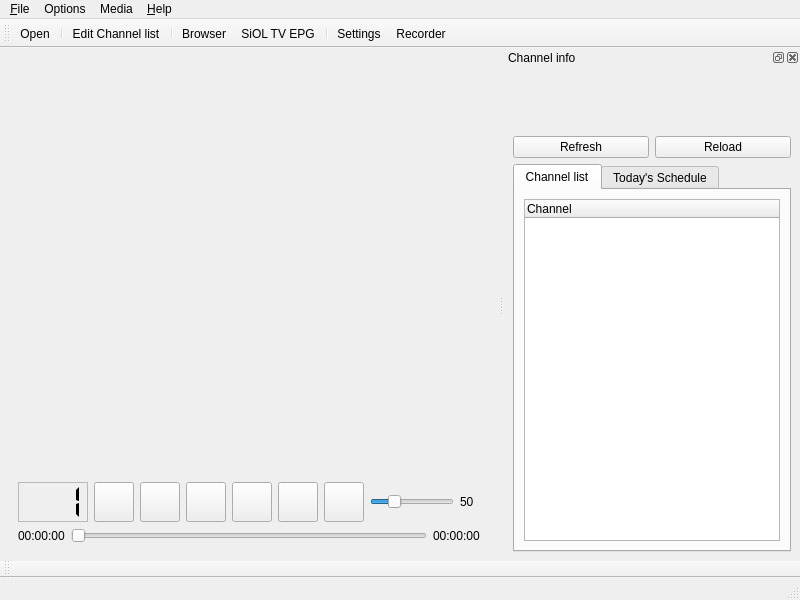
<ui version="4.0" >
 <class>Tano</class>
 <widget class="QMainWindow" name="Tano" >
  <property name="geometry" >
   <rect>
    <x>0</x>
    <y>0</y>
    <width>800</width>
    <height>600</height>
   </rect>
  </property>
  <property name="windowTitle" >
   <string>Tano Player</string>
  </property>
  <property name="windowIcon" >
   <iconset resource="images.qrc" >
    <normaloff>:/icons/images/tano.png</normaloff>:/icons/images/tano.png</iconset>
  </property>
  <widget class="QWidget" name="centralwidget" >
   <layout class="QVBoxLayout" name="centralLayout" >
    <item>
     <widget class="Video" native="1" name="videoWidget" />
    </item>
    <item>
     <widget class="QWidget" native="1" name="controlsWidget" >
      <property name="sizePolicy" >
       <sizepolicy vsizetype="Maximum" hsizetype="Preferred" >
        <horstretch>0</horstretch>
        <verstretch>0</verstretch>
       </sizepolicy>
      </property>
      <layout class="QVBoxLayout" name="verticalLayout" >
       <item>
        <layout class="QHBoxLayout" name="layoutButtons" >
         <item>
          <widget class="QLCDNumber" name="channelNumber" >
           <property name="minimumSize" >
            <size>
             <width>70</width>
             <height>40</height>
            </size>
           </property>
           <property name="maximumSize" >
            <size>
             <width>70</width>
             <height>40</height>
            </size>
           </property>
           <property name="frameShape" >
            <enum>QFrame::StyledPanel</enum>
           </property>
           <property name="numDigits" >
            <number>3</number>
           </property>
           <property name="segmentStyle" >
            <enum>QLCDNumber::Flat</enum>
           </property>
           <property name="value" stdset="0" >
            <double>1.000000000000000</double>
           </property>
          </widget>
         </item>
         <item>
          <widget class="QPushButton" name="buttonPlay" >
           <property name="minimumSize" >
            <size>
             <width>40</width>
             <height>40</height>
            </size>
           </property>
           <property name="maximumSize" >
            <size>
             <width>40</width>
             <height>40</height>
            </size>
           </property>
           <property name="toolTip" >
            <string>Play</string>
           </property>
           <property name="statusTip" >
            <string>Play</string>
           </property>
           <property name="icon" >
            <iconset resource="images.qrc" >
             <normaloff>:/icons/images/player_play.png</normaloff>:/icons/images/player_play.png</iconset>
           </property>
           <property name="iconSize" >
            <size>
             <width>32</width>
             <height>32</height>
            </size>
           </property>
          </widget>
         </item>
         <item>
          <widget class="QPushButton" name="buttonStop" >
           <property name="minimumSize" >
            <size>
             <width>40</width>
             <height>40</height>
            </size>
           </property>
           <property name="maximumSize" >
            <size>
             <width>40</width>
             <height>40</height>
            </size>
           </property>
           <property name="toolTip" >
            <string>Stop</string>
           </property>
           <property name="statusTip" >
            <string>Stop</string>
           </property>
           <property name="icon" >
            <iconset resource="images.qrc" >
             <normaloff>:/icons/images/player_stop.png</normaloff>:/icons/images/player_stop.png</iconset>
           </property>
           <property name="iconSize" >
            <size>
             <width>32</width>
             <height>32</height>
            </size>
           </property>
          </widget>
         </item>
         <item>
          <widget class="QPushButton" name="buttonBack" >
           <property name="minimumSize" >
            <size>
             <width>40</width>
             <height>40</height>
            </size>
           </property>
           <property name="maximumSize" >
            <size>
             <width>40</width>
             <height>40</height>
            </size>
           </property>
           <property name="toolTip" >
            <string>Back</string>
           </property>
           <property name="statusTip" >
            <string>Back</string>
           </property>
           <property name="icon" >
            <iconset resource="images.qrc" >
             <normaloff>:/icons/images/player_rew.png</normaloff>:/icons/images/player_rew.png</iconset>
           </property>
           <property name="iconSize" >
            <size>
             <width>32</width>
             <height>32</height>
            </size>
           </property>
          </widget>
         </item>
         <item>
          <widget class="QPushButton" name="buttonNext" >
           <property name="minimumSize" >
            <size>
             <width>40</width>
             <height>40</height>
            </size>
           </property>
           <property name="maximumSize" >
            <size>
             <width>40</width>
             <height>40</height>
            </size>
           </property>
           <property name="toolTip" >
            <string>Next</string>
           </property>
           <property name="statusTip" >
            <string>Next</string>
           </property>
           <property name="icon" >
            <iconset resource="images.qrc" >
             <normaloff>:/icons/images/player_fwd.png</normaloff>:/icons/images/player_fwd.png</iconset>
           </property>
           <property name="iconSize" >
            <size>
             <width>32</width>
             <height>32</height>
            </size>
           </property>
          </widget>
         </item>
         <item>
          <widget class="QPushButton" name="buttonRecord" >
           <property name="minimumSize" >
            <size>
             <width>40</width>
             <height>40</height>
            </size>
           </property>
           <property name="maximumSize" >
            <size>
             <width>40</width>
             <height>40</height>
            </size>
           </property>
           <property name="toolTip" >
            <string>Record Now</string>
           </property>
           <property name="statusTip" >
            <string>Record Now</string>
           </property>
           <property name="icon" >
            <iconset resource="images.qrc" >
             <normaloff>:/icons/images/record.png</normaloff>:/icons/images/record.png</iconset>
           </property>
           <property name="iconSize" >
            <size>
             <width>22</width>
             <height>22</height>
            </size>
           </property>
          </widget>
         </item>
         <item>
          <widget class="QPushButton" name="buttonMute" >
           <property name="maximumSize" >
            <size>
             <width>40</width>
             <height>40</height>
            </size>
           </property>
           <property name="toolTip" >
            <string>Mute</string>
           </property>
           <property name="statusTip" >
            <string>Mute</string>
           </property>
           <property name="icon" >
            <iconset resource="images.qrc" >
             <normaloff>:/icons/images/player_mute.png</normaloff>:/icons/images/player_mute.png</iconset>
           </property>
           <property name="iconSize" >
            <size>
             <width>32</width>
             <height>32</height>
            </size>
           </property>
           <property name="checkable" >
            <bool>true</bool>
           </property>
          </widget>
         </item>
         <item>
          <widget class="QSlider" name="volumeSlider" >
           <property name="sizePolicy" >
            <sizepolicy vsizetype="Fixed" hsizetype="MinimumExpanding" >
             <horstretch>0</horstretch>
             <verstretch>0</verstretch>
            </sizepolicy>
           </property>
           <property name="maximum" >
            <number>200</number>
           </property>
           <property name="sliderPosition" >
            <number>50</number>
           </property>
           <property name="orientation" >
            <enum>Qt::Horizontal</enum>
           </property>
          </widget>
         </item>
         <item>
          <widget class="QLabel" name="labelVolume" >
           <property name="minimumSize" >
            <size>
             <width>20</width>
             <height>0</height>
            </size>
           </property>
           <property name="text" >
            <string>50</string>
           </property>
          </widget>
         </item>
        </layout>
       </item>
       <item>
        <layout class="QHBoxLayout" name="layoutDuration" >
         <item>
          <widget class="QLabel" name="labelDuration" >
           <property name="text" >
            <string>00:00:00</string>
           </property>
          </widget>
         </item>
         <item>
          <widget class="QSlider" name="durationSlider" >
           <property name="orientation" >
            <enum>Qt::Horizontal</enum>
           </property>
          </widget>
         </item>
         <item>
          <widget class="QLabel" name="labelLenght" >
           <property name="text" >
            <string>00:00:00</string>
           </property>
          </widget>
         </item>
        </layout>
       </item>
      </layout>
     </widget>
    </item>
   </layout>
  </widget>
  <widget class="QMenuBar" name="menubar" >
   <property name="geometry" >
    <rect>
     <x>0</x>
     <y>0</y>
     <width>800</width>
     <height>24</height>
    </rect>
   </property>
   <widget class="QMenu" name="menuFile" >
    <property name="title" >
     <string>&amp;File</string>
    </property>
    <addaction name="actionOpenFile" />
    <addaction name="actionOpenUrl" />
    <addaction name="actionOpen" />
    <addaction name="separator" />
    <addaction name="actionBrowser" />
    <addaction name="actionRecorder" />
    <addaction name="actionEpg" />
    <addaction name="separator" />
    <addaction name="actionClose" />
   </widget>
   <widget class="QMenu" name="menuAbout" >
    <property name="title" >
     <string>&amp;Help</string>
    </property>
    <addaction name="actionHelp" />
    <addaction name="actionUpdate" />
    <addaction name="actionAbout" />
   </widget>
   <widget class="QMenu" name="menuOptions" >
    <property name="title" >
     <string>Options</string>
    </property>
    <widget class="QMenu" name="menuShow" >
     <property name="title" >
      <string>Show / Hide</string>
     </property>
     <addaction name="actionToolbar" />
     <addaction name="actionChannel_info" />
    </widget>
    <addaction name="actionTop" />
    <addaction name="actionLite" />
    <addaction name="actionFullscreen" />
    <addaction name="menuShow" />
    <addaction name="separator" />
    <addaction name="actionEditPlaylist" />
    <addaction name="actionSettings" />
   </widget>
   <widget class="QMenu" name="menuMedia" >
    <property name="title" >
     <string>Media</string>
    </property>
    <widget class="QMenu" name="menuRatio" >
     <property name="title" >
      <string>Aspect ratio</string>
     </property>
     <property name="icon" >
      <iconset resource="images.qrc" >
       <normaloff>:/icons/images/video.png</normaloff>:/icons/images/video.png</iconset>
     </property>
     <addaction name="actionRatioOriginal" />
     <addaction name="actionRatio43" />
     <addaction name="actionRatio169" />
    </widget>
    <widget class="QMenu" name="menuVolume" >
     <property name="title" >
      <string>Volume</string>
     </property>
     <property name="icon" >
      <iconset resource="images.qrc" >
       <normaloff>:/icons/images/player_volume.png</normaloff>:/icons/images/player_volume.png</iconset>
     </property>
     <addaction name="actionMute" />
     <addaction name="actionVolumeUp" />
     <addaction name="actionVolumeDown" />
    </widget>
    <addaction name="actionPlay" />
    <addaction name="actionStop" />
    <addaction name="actionBack" />
    <addaction name="actionNext" />
    <addaction name="actionRecord" />
    <addaction name="menuVolume" />
    <addaction name="menuRatio" />
   </widget>
   <addaction name="menuFile" />
   <addaction name="menuOptions" />
   <addaction name="menuMedia" />
   <addaction name="menuAbout" />
  </widget>
  <widget class="QStatusBar" name="statusbar" />
  <widget class="QToolBar" name="toolBar" >
   <property name="windowTitle" >
    <string>Main Toolbar</string>
   </property>
   <property name="iconSize" >
    <size>
     <width>32</width>
     <height>32</height>
    </size>
   </property>
   <property name="toolButtonStyle" >
    <enum>Qt::ToolButtonTextUnderIcon</enum>
   </property>
   <attribute name="toolBarArea" >
    <enum>TopToolBarArea</enum>
   </attribute>
   <attribute name="toolBarBreak" >
    <bool>false</bool>
   </attribute>
   <addaction name="actionOpenToolbar" />
   <addaction name="separator" />
   <addaction name="actionEditPlaylist" />
   <addaction name="separator" />
   <addaction name="actionBrowser" />
   <addaction name="actionEpg" />
   <addaction name="separator" />
   <addaction name="actionSettings" />
   <addaction name="actionRecorder" />
  </widget>
  <widget class="QDockWidget" name="playlistWidget" >
   <property name="windowIcon" >
    <iconset resource="images.qrc" >
     <normaloff>:/icons/images/folder_video.png</normaloff>:/icons/images/folder_video.png</iconset>
   </property>
   <property name="floating" >
    <bool>false</bool>
   </property>
   <property name="features" >
    <set>QDockWidget::AllDockWidgetFeatures</set>
   </property>
   <property name="allowedAreas" >
    <set>Qt::LeftDockWidgetArea|Qt::RightDockWidgetArea</set>
   </property>
   <property name="windowTitle" >
    <string>Channel info</string>
   </property>
   <attribute name="dockWidgetArea" >
    <number>2</number>
   </attribute>
   <widget class="QWidget" name="dockWidgetContents" >
    <layout class="QVBoxLayout" name="verticalLayout_4" >
     <item>
      <widget class="QLabel" name="labelLanguage" >
       <property name="text" >
        <string/>
       </property>
      </widget>
     </item>
     <item>
      <widget class="QLabel" name="labelNow" >
       <property name="text" >
        <string/>
       </property>
      </widget>
     </item>
     <item>
      <widget class="QLabel" name="labelNext" >
       <property name="text" >
        <string/>
       </property>
      </widget>
     </item>
     <item>
      <layout class="QHBoxLayout" name="horizontalLayout" >
       <item>
        <widget class="QPushButton" name="buttonRefresh" >
         <property name="text" >
          <string>Refresh</string>
         </property>
        </widget>
       </item>
       <item>
        <widget class="QPushButton" name="buttonReload" >
         <property name="text" >
          <string>Reload</string>
         </property>
        </widget>
       </item>
      </layout>
     </item>
     <item>
      <widget class="QTabWidget" name="channelTabWidget" >
       <property name="currentIndex" >
        <number>0</number>
       </property>
       <widget class="QWidget" name="tabList" >
        <attribute name="title" >
         <string>Channel list</string>
        </attribute>
        <layout class="QVBoxLayout" name="verticalLayout_3" >
         <item>
          <widget class="QTreeWidget" name="playlistTree" >
           <property name="editTriggers" >
            <set>QAbstractItemView::NoEditTriggers</set>
           </property>
           <property name="animated" >
            <bool>true</bool>
           </property>
           <property name="columnCount" >
            <number>1</number>
           </property>
           <column>
            <property name="text" >
             <string>Channel</string>
            </property>
           </column>
          </widget>
         </item>
        </layout>
       </widget>
       <widget class="QWidget" name="tabEpg" >
        <attribute name="title" >
         <string>Today's Schedule</string>
        </attribute>
        <layout class="QVBoxLayout" name="verticalLayout_5" >
         <item>
          <widget class="EpgToday" native="1" name="epgToday" />
         </item>
        </layout>
       </widget>
      </widget>
     </item>
    </layout>
   </widget>
  </widget>
  <widget class="QToolBar" name="toolBarOsd" >
   <property name="windowTitle" >
    <string>Controls Toolbar</string>
   </property>
   <property name="allowedAreas" >
    <set>Qt::BottomToolBarArea|Qt::TopToolBarArea</set>
   </property>
   <attribute name="toolBarArea" >
    <enum>BottomToolBarArea</enum>
   </attribute>
   <attribute name="toolBarBreak" >
    <bool>false</bool>
   </attribute>
  </widget>
  <action name="actionAbout" >
   <property name="icon" >
    <iconset resource="images.qrc" >
     <normaloff>:/icons/images/tano.png</normaloff>:/icons/images/tano.png</iconset>
   </property>
   <property name="text" >
    <string>About Tano Player</string>
   </property>
  </action>
  <action name="actionClose" >
   <property name="icon" >
    <iconset resource="images.qrc" >
     <normaloff>:/icons/images/exit.png</normaloff>:/icons/images/exit.png</iconset>
   </property>
   <property name="text" >
    <string>&amp;Exit</string>
   </property>
   <property name="shortcut" >
    <string>Ctrl+Q</string>
   </property>
  </action>
  <action name="actionSettings" >
   <property name="icon" >
    <iconset resource="images.qrc" >
     <normaloff>:/icons/images/settings.png</normaloff>:/icons/images/settings.png</iconset>
   </property>
   <property name="text" >
    <string>&amp;Settings</string>
   </property>
  </action>
  <action name="actionFullscreen" >
   <property name="checkable" >
    <bool>true</bool>
   </property>
   <property name="text" >
    <string>&amp;Fullscreen</string>
   </property>
  </action>
  <action name="actionOpen" >
   <property name="icon" >
    <iconset resource="images.qrc" >
     <normaloff>:/icons/images/fileopen.png</normaloff>:/icons/images/fileopen.png</iconset>
   </property>
   <property name="text" >
    <string>&amp;Open Channel list</string>
   </property>
  </action>
  <action name="actionOpenFile" >
   <property name="icon" >
    <iconset resource="images.qrc" >
     <normaloff>:/icons/images/fileopen.png</normaloff>:/icons/images/fileopen.png</iconset>
   </property>
   <property name="text" >
    <string>Open &amp;File</string>
   </property>
  </action>
  <action name="actionBrowser" >
   <property name="icon" >
    <iconset resource="images.qrc" >
     <normaloff>:/icons/images/browser.png</normaloff>:/icons/images/browser.png</iconset>
   </property>
   <property name="text" >
    <string>&amp;Browser</string>
   </property>
  </action>
  <action name="actionEditPlaylist" >
   <property name="icon" >
    <iconset resource="images.qrc" >
     <normaloff>:/icons/images/edit.png</normaloff>:/icons/images/edit.png</iconset>
   </property>
   <property name="text" >
    <string>Edit Channel list</string>
   </property>
  </action>
  <action name="actionHelp" >
   <property name="enabled" >
    <bool>false</bool>
   </property>
   <property name="icon" >
    <iconset resource="images.qrc" >
     <normaloff>:/icons/images/help.png</normaloff>:/icons/images/help.png</iconset>
   </property>
   <property name="text" >
    <string>&amp;Help</string>
   </property>
  </action>
  <action name="actionChannel_info" >
   <property name="icon" >
    <iconset resource="images.qrc" >
     <normaloff>:/icons/images/folder_video.png</normaloff>:/icons/images/folder_video.png</iconset>
   </property>
   <property name="text" >
    <string>Channel info</string>
   </property>
  </action>
  <action name="actionOpenUrl" >
   <property name="icon" >
    <iconset resource="images.qrc" >
     <normaloff>:/icons/images/fileopen.png</normaloff>:/icons/images/fileopen.png</iconset>
   </property>
   <property name="text" >
    <string>Open URL</string>
   </property>
  </action>
  <action name="actionUpdate" >
   <property name="icon" >
    <iconset resource="images.qrc" >
     <normaloff>:/icons/images/update.png</normaloff>:/icons/images/update.png</iconset>
   </property>
   <property name="text" >
    <string>Check for updates</string>
   </property>
  </action>
  <action name="actionEpg" >
   <property name="icon" >
    <iconset resource="images.qrc" >
     <normaloff>:/icons/images/siol.gif</normaloff>:/icons/images/siol.gif</iconset>
   </property>
   <property name="text" >
    <string>SiOL TV EPG</string>
   </property>
  </action>
  <action name="actionRatioOriginal" >
   <property name="checkable" >
    <bool>true</bool>
   </property>
   <property name="checked" >
    <bool>true</bool>
   </property>
   <property name="text" >
    <string>Original</string>
   </property>
  </action>
  <action name="actionRatio43" >
   <property name="checkable" >
    <bool>true</bool>
   </property>
   <property name="text" >
    <string>4:3</string>
   </property>
  </action>
  <action name="actionRatio169" >
   <property name="checkable" >
    <bool>true</bool>
   </property>
   <property name="text" >
    <string>16:9</string>
   </property>
  </action>
  <action name="actionOpenToolbar" >
   <property name="icon" >
    <iconset resource="images.qrc" >
     <normaloff>:/icons/images/fileopen.png</normaloff>:/icons/images/fileopen.png</iconset>
   </property>
   <property name="text" >
    <string>Open</string>
   </property>
  </action>
  <action name="actionPlay" >
   <property name="icon" >
    <iconset resource="images.qrc" >
     <normaloff>:/icons/images/player_play.png</normaloff>:/icons/images/player_play.png</iconset>
   </property>
   <property name="text" >
    <string>Play</string>
   </property>
  </action>
  <action name="actionStop" >
   <property name="icon" >
    <iconset resource="images.qrc" >
     <normaloff>:/icons/images/player_stop.png</normaloff>:/icons/images/player_stop.png</iconset>
   </property>
   <property name="text" >
    <string>Stop</string>
   </property>
  </action>
  <action name="actionTop" >
   <property name="checkable" >
    <bool>true</bool>
   </property>
   <property name="text" >
    <string>Always on top</string>
   </property>
  </action>
  <action name="actionRestore" >
   <property name="icon" >
    <iconset resource="images.qrc" >
     <normaloff>:/icons/images/win.png</normaloff>:/icons/images/win.png</iconset>
   </property>
   <property name="text" >
    <string>Restore</string>
   </property>
  </action>
  <action name="actionLite" >
   <property name="checkable" >
    <bool>true</bool>
   </property>
   <property name="text" >
    <string>Simple Mode</string>
   </property>
  </action>
  <action name="actionToolbar" >
   <property name="icon" >
    <iconset resource="images.qrc" >
     <normaloff>:/icons/images/toolbar.png</normaloff>:/icons/images/toolbar.png</iconset>
   </property>
   <property name="text" >
    <string>Main Toolbar</string>
   </property>
  </action>
  <action name="actionNext" >
   <property name="icon" >
    <iconset resource="images.qrc" >
     <normaloff>:/icons/images/player_fwd.png</normaloff>:/icons/images/player_fwd.png</iconset>
   </property>
   <property name="text" >
    <string>Next</string>
   </property>
  </action>
  <action name="actionBack" >
   <property name="icon" >
    <iconset resource="images.qrc" >
     <normaloff>:/icons/images/player_rew.png</normaloff>:/icons/images/player_rew.png</iconset>
   </property>
   <property name="text" >
    <string>Back</string>
   </property>
  </action>
  <action name="actionMute" >
   <property name="checkable" >
    <bool>true</bool>
   </property>
   <property name="icon" >
    <iconset resource="images.qrc" >
     <normaloff>:/icons/images/player_mute.png</normaloff>:/icons/images/player_mute.png</iconset>
   </property>
   <property name="text" >
    <string>Mute</string>
   </property>
  </action>
  <action name="actionVolumeUp" >
   <property name="icon" >
    <iconset resource="images.qrc" >
     <normaloff>:/icons/images/up.png</normaloff>:/icons/images/up.png</iconset>
   </property>
   <property name="text" >
    <string>Volume up</string>
   </property>
  </action>
  <action name="actionVolumeDown" >
   <property name="icon" >
    <iconset resource="images.qrc" >
     <normaloff>:/icons/images/down.png</normaloff>:/icons/images/down.png</iconset>
   </property>
   <property name="text" >
    <string>Volume down</string>
   </property>
  </action>
  <action name="actionRecorder" >
   <property name="icon" >
    <iconset resource="images.qrc" >
     <normaloff>:/icons/images/recorder.png</normaloff>:/icons/images/recorder.png</iconset>
   </property>
   <property name="text" >
    <string>Recorder</string>
   </property>
  </action>
  <action name="actionRecord" >
   <property name="icon" >
    <iconset resource="images.qrc" >
     <normaloff>:/icons/images/record.png</normaloff>:/icons/images/record.png</iconset>
   </property>
   <property name="text" >
    <string>Record Now</string>
   </property>
  </action>
 </widget>
 <customwidgets>
  <customwidget>
   <class>Video</class>
   <extends>QWidget</extends>
   <header>video/Video.h</header>
   <container>1</container>
  </customwidget>
  <customwidget>
   <class>EpgToday</class>
   <extends>QWidget</extends>
   <header>epg/EpgToday.h</header>
   <container>1</container>
  </customwidget>
 </customwidgets>
 <resources>
  <include location="images.qrc" />
 </resources>
 <connections>
  <connection>
   <sender>volumeSlider</sender>
   <signal>valueChanged(int)</signal>
   <receiver>labelVolume</receiver>
   <slot>setNum(int)</slot>
   <hints>
    <hint type="sourcelabel" >
     <x>413</x>
     <y>511</y>
    </hint>
    <hint type="destinationlabel" >
     <x>486</x>
     <y>511</y>
    </hint>
   </hints>
  </connection>
  <connection>
   <sender>buttonMute</sender>
   <signal>clicked()</signal>
   <receiver>actionMute</receiver>
   <slot>trigger()</slot>
   <hints>
    <hint type="sourcelabel" >
     <x>328</x>
     <y>511</y>
    </hint>
    <hint type="destinationlabel" >
     <x>-1</x>
     <y>-1</y>
    </hint>
   </hints>
  </connection>
  <connection>
   <sender>buttonRecord</sender>
   <signal>clicked()</signal>
   <receiver>actionRecord</receiver>
   <slot>trigger()</slot>
   <hints>
    <hint type="sourcelabel" >
     <x>284</x>
     <y>511</y>
    </hint>
    <hint type="destinationlabel" >
     <x>-1</x>
     <y>-1</y>
    </hint>
   </hints>
  </connection>
  <connection>
   <sender>buttonNext</sender>
   <signal>clicked()</signal>
   <receiver>actionNext</receiver>
   <slot>trigger()</slot>
   <hints>
    <hint type="sourcelabel" >
     <x>240</x>
     <y>511</y>
    </hint>
    <hint type="destinationlabel" >
     <x>-1</x>
     <y>-1</y>
    </hint>
   </hints>
  </connection>
  <connection>
   <sender>buttonBack</sender>
   <signal>clicked()</signal>
   <receiver>actionBack</receiver>
   <slot>trigger()</slot>
   <hints>
    <hint type="sourcelabel" >
     <x>196</x>
     <y>511</y>
    </hint>
    <hint type="destinationlabel" >
     <x>-1</x>
     <y>-1</y>
    </hint>
   </hints>
  </connection>
  <connection>
   <sender>buttonStop</sender>
   <signal>clicked()</signal>
   <receiver>actionStop</receiver>
   <slot>trigger()</slot>
   <hints>
    <hint type="sourcelabel" >
     <x>152</x>
     <y>511</y>
    </hint>
    <hint type="destinationlabel" >
     <x>-1</x>
     <y>-1</y>
    </hint>
   </hints>
  </connection>
  <connection>
   <sender>buttonPlay</sender>
   <signal>clicked()</signal>
   <receiver>actionPlay</receiver>
   <slot>trigger()</slot>
   <hints>
    <hint type="sourcelabel" >
     <x>108</x>
     <y>511</y>
    </hint>
    <hint type="destinationlabel" >
     <x>-1</x>
     <y>-1</y>
    </hint>
   </hints>
  </connection>
 </connections>
</ui>
